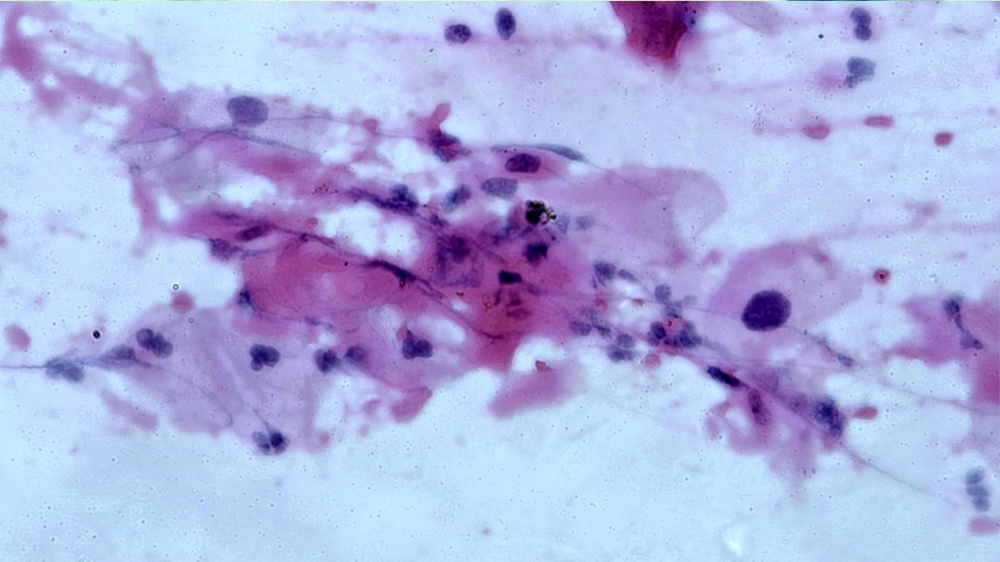
#> input picture Buoi_26-1.jpg, 1000 x 562 px, shrunk from 3264 x 1836 before the run
$ jupyter execute 'Buổi 26_Image.ipynb'
#> lines starting #> are read from the running program, lines starting #| are printed output that depends on the picture
[cell 1]
import cv2
import matplotlib.pyplot as plt
import numpy as np

[cell 2]
# Đọc và hiển thị ảnh
img1 = cv2.imread("Buoi_26-1.jpg")
#> img1 is the input picture: shape (562, 1000, 3); mean B, G, R 224.2, 177.1, 172.5
img1 = cv2.cvtColor(img1, cv2.COLOR_BGR2RGB)
plt.imshow(img1)
plt.axis('off')
plt.show()

[cell 3]
# Đọc và hiển thị ảnh màu xám
img2 = cv2.imread("Buoi_26-1.jpg", 0)
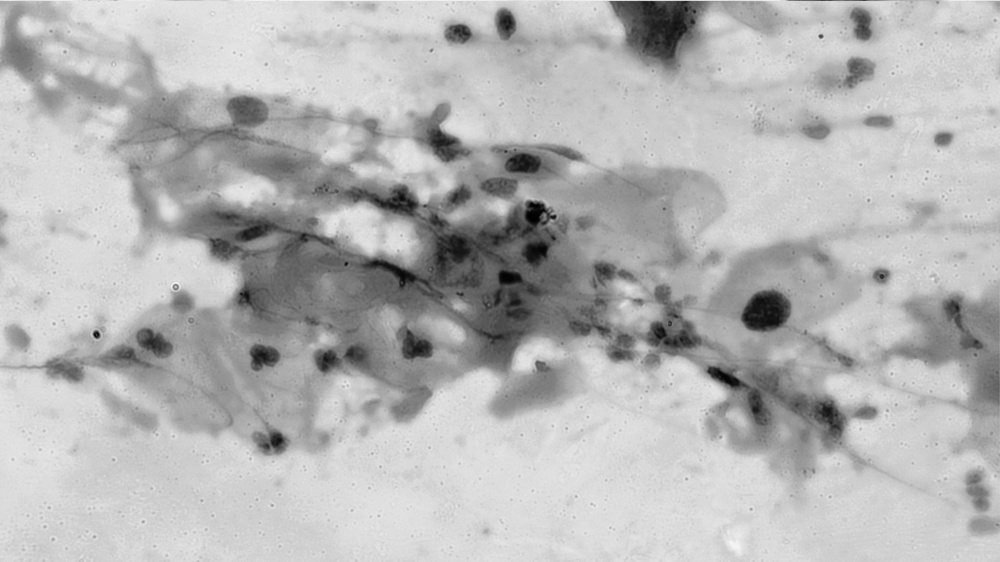
#> img2: shape (562, 1000); min 0, max 246, mean 181.1
plt.imshow(img2, cmap='gray')
plt.axis('off')
plt.show()

[cell 4]
# Tăng cường độ sáng ảnh lên 50 đơn vị
new_img1 = img1.astype(np.float32) + 50
new_img1 = np.clip(new_img1, 0, 255)
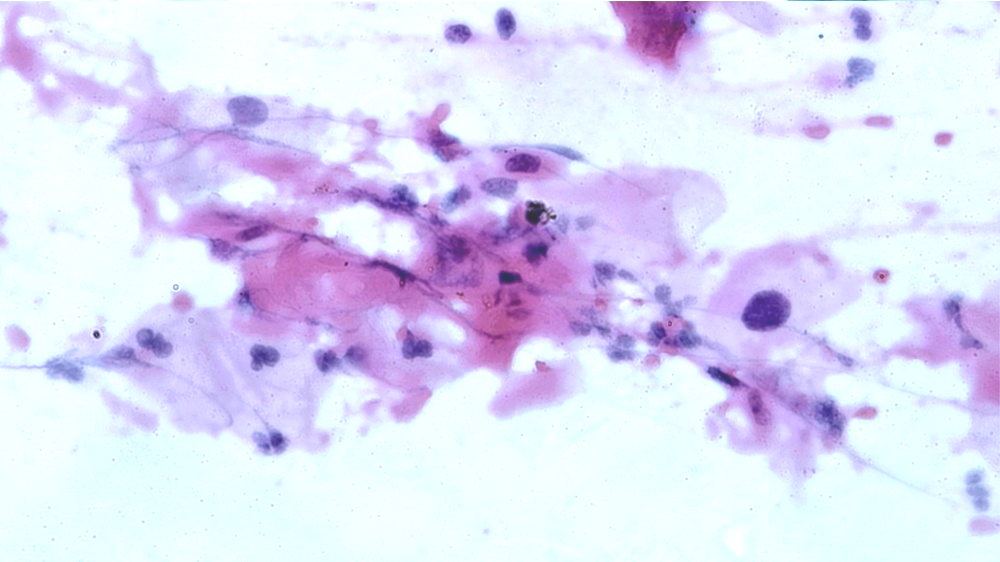
#> new_img1: shape (562, 1000, 3) float32; mean R, G, B 222.5, 221.5, 247.3
new_img1 = new_img1.astype(np.uint8)

plt.imshow(new_img1)
plt.axis('off')
plt.show()

[cell 5]
# Giảm cường độ sáng ảnh lên 80 đơn vị
new_img2 = img1.astype(np.float32) - 80
new_img2 = np.clip(new_img2, 0, 255)
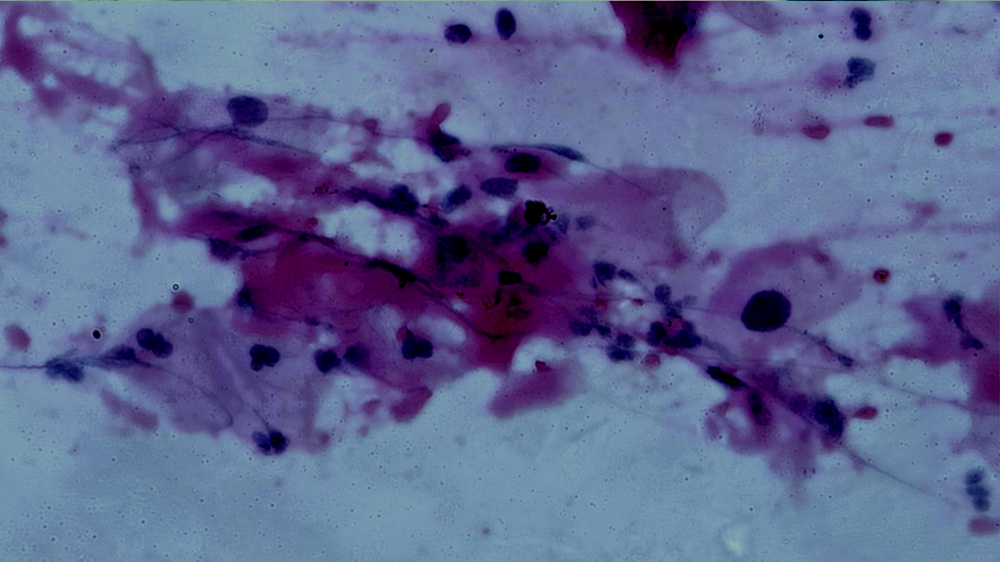
#> new_img2: shape (562, 1000, 3) float32; mean R, G, B 92.9, 99.4, 144.3
new_img2 = new_img2.astype(np.uint8)

plt.imshow(new_img2)
plt.axis('off')
plt.show()
